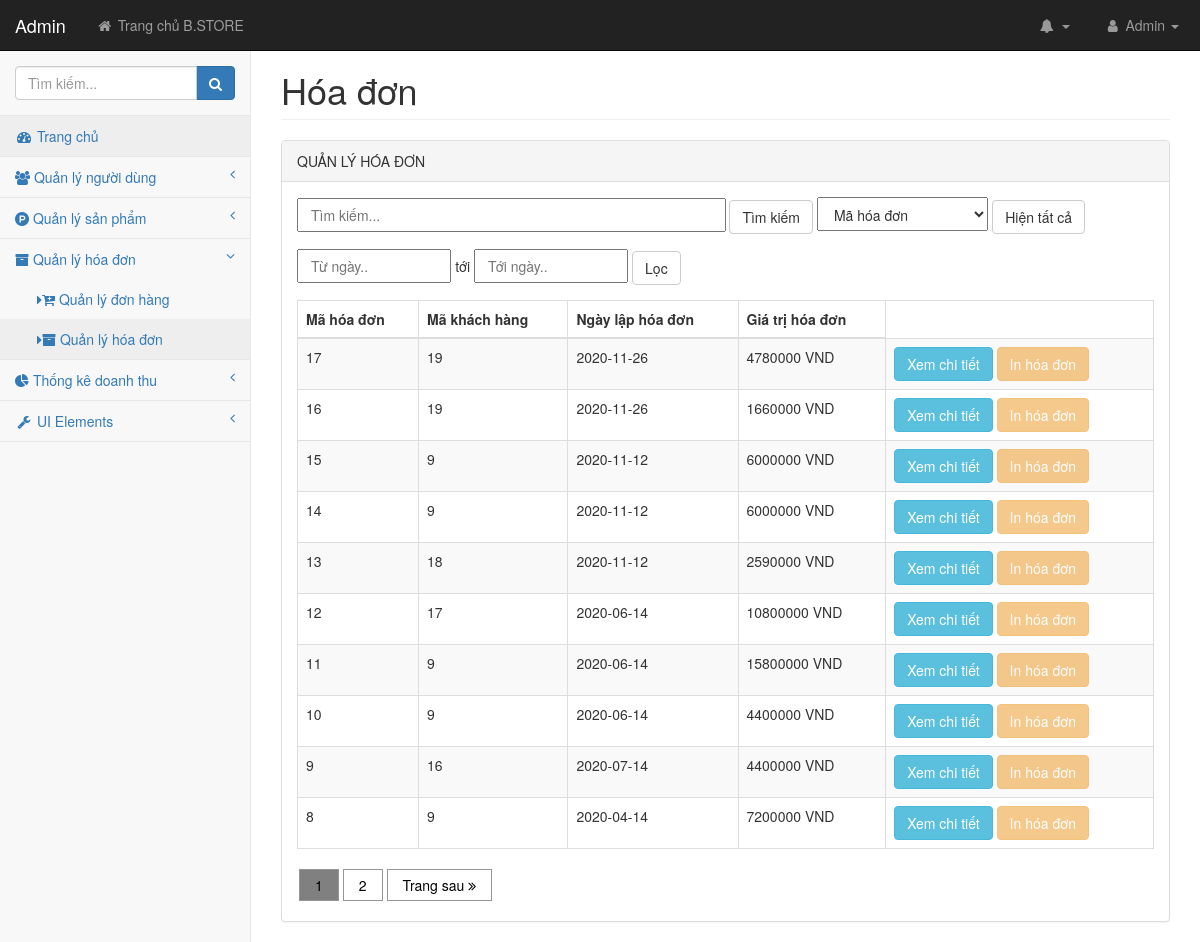
Screenshot of /admin/pages/hoadonlist.php (signed in) with the database file from the repository.
### tables this page shows
CREATE TABLE `tbl_hoadon` (
  `maHoaDon` int(11) NOT NULL,
  `maKhachHang` int(11) NOT NULL,
  `ngayDat` date NOT NULL,
  `giaTriHD` int(11) NOT NULL
);

### admin/lib/database.php (called while the page is built, shortened)
<?php
Class Database{
   public $host   = DB_HOST;
   public $user   = DB_USER;
   public $pass   = DB_PASS;
   public $dbname = DB_NAME;
   public $link;
private function connectDB(){
   $this->link = new mysqli($this->host, $this->user, $this->pass,
    $this->dbname);
 }
public function select($query){
  $result = $this->link->query($query) or
   die($this->link->error.__LINE__);
  if($result->num_rows > 0){
    return $result;
  } else {
    return false;
  }
 }
}

### admin/classes/hoadon.php (called while the page is built, shortened)
<?php
    require_once '../lib/database.php';
?>
<?php
    class hoadon
    {
        private $db;
        public function __construct()
        {
            $this->db = new Database();
        }
        public function show_hoadonPhanTrang()
        {
            $sanPhamTungTrang = 10;
            if (!isset($_GET['trang'])){
                    $trang = 1;
            }else{
                    $trang = $_GET['trang'];
            }
            $tungTrang = ($trang - 1) * $sanPhamTungTrang;
           if (isset($_GET['wordSearch']) && !empty($_GET['wordSearch']) ){
                if (isset($_GET['timTheo']) && !empty($_GET['timTheo']) ){
                    $wordSearch = $_GET['wordSearch'];
                    $timTheo = $_GET['timTheo'];
                    if ($timTheo == "Mã hóa đơn"){
                        $query = "SELECT * FROM tbl_hoadon WHERE maHoaDon LIKE '%$wordSearch%' ORDER BY maHoaDon DESC LIMIT $tungTrang, $sanPhamTungTrang ";
                    }
                    if ($timTheo == "Mã khách hàng"){
                        $query = "SELECT * FROM tbl_hoadon WHERE maKhachHang LIKE '%$wordSearch%' ORDER BY maHoaDon DESC LIMIT $tungTrang, $sanPhamTungTrang";
                    }
                    if ($timTheo == "Ngày lập hóa đơn"){
                        $query = "SELECT * FROM tbl_hoadon WHERE ngayDat LIKE '%$wordSearch%' ORDER BY maHoaDon DESC LIMIT $tungTrang, $sanPhamTungTrang  ";
                    }
                }
            }else{
                    $query = "SELECT * FROM tbl_hoadon ORDER BY maHoaDon DESC LIMIT $tungTrang, $sanPhamTungTrang ";
            }
            $result = $this->db->select($query);
            return $result;
        }
        public function getAllHoaDon()
        {
            if (isset($_GET['wordSearch']) && !empty($_GET['wordSearch']) ){
                if (isset($_GET['timTheo']) && !empty($_GET['timTheo']) ){
                    $wordSearch = $_GET['wordSearch'];
                    $timTheo = $_GET['timTheo'];
                    if ($timTheo == "Mã hóa đơn"){
                        $query = "SELECT * FROM tbl_hoadon WHERE maHoaDon LIKE '%$wordSearch%' ORDER BY maHoaDon DESC  ";
                    }
                    if ($timTheo == "Mã khách hàng"){
                        $query = "SELECT * FROM tbl_hoadon WHERE maKhachHang LIKE '%$wordSearch%' ORDER BY maHoaDon DESC ";
                    }
                    if ($timTheo == "Ngày lập hóa đơn"){
                        $query = "SELECT * FROM tbl_hoadon WHERE ngayDat LIKE '%$wordSearch%' ORDER BY maHoaDon DESC   ";
                    }
                }
            }else{
                    $query = "SELECT * FROM tbl_hoadon ORDER BY maHoaDon DESC ";
            }
            $result = $this->db->select($query);
            return $result;
        }
    }
?>

### admin/pages/hoadonlist.php (the view, shortened to what this page needs)
<?php
    include 'header.php';
?>
<?php  include_once '../classes/hoadon.php' ?>
<?php
    $hoadon = new hoadon();
?>
            <div id="page-wrapper">
                <div class="container-fluid">
                    <div class="row">
                        <div class="col-lg-12">
                            <h1 class="page-header">Hóa đơn</h1>
                        </div>
                    </div>
                    <div class="row">
                        <div class="col-lg-12">
                            <div class="panel panel-default">
                                <div class="panel-heading">
                                    QUẢN LÝ HÓA ĐƠN
                                </div>
                                <div class="panel-body">
                                     <form action="" method="get" style="margin-bottom: 15px;">
                                       <input type="text" name="wordSearch" placeholder="Tìm kiếm..." style="width: 50%;height: 34px;padding: 6px 12px;font-size: 14px;" value="<?php if (isset($_GET['wordSearch'])  && !empty($_GET['wordSearch']) ) echo $_GET['wordSearch'];?>" autofocus>
                                        <input type="submit" name="action" value="Tìm kiếm" class="btn btn-default" >
                                       <select class="inputAddProduct" name="timTheo" style="width: 20%;" required>
                                            <option value="Mã hóa đơn">Mã hóa đơn</option>
                                        </select>
                                        <a href="hoadonlist.php"><input type="button" name="search" value="Hiện tất cả" class="btn btn-default" ></a>
                                    </form>
                                    <form action="" method="get" style="margin-bottom: 15px;">
                                       <input type="text" name="ngaytruoc" placeholder="Từ ngày.." id="datepicker1" value="<?php if (isset($_GET['ngaytruoc'])) echo $_GET['ngaytruoc'] ?>" style="width: 18%;height: 34px;padding: 6px 12px;font-size: 14px;">
                                       <span> tới </span>
                                       <input type="text" name="ngaysau" placeholder="Tới ngày.." id="datepicker2" value="<?php if (isset($_GET['ngaysau'])) echo $_GET['ngaysau'] ?>" style="width: 18%;height: 34px;padding: 6px 12px;font-size: 14px;">
                                        <input type="submit" name="action" value="Lọc" class="btn btn-default" >
                                    </form>
                                    <div class="table-responsive">
                                        <table class="table table-striped table-bordered table-hover" id="dataTables-example">
                                            <thead>
                                                <tr>
                                                    <th>Mã hóa đơn</th>
                                                    <th>Mã khách hàng</th>
                                                    <th>Ngày lập hóa đơn</th>
                                                    <th>Giá trị hóa đơn</th>
                                                </tr>
                                            </thead>
                                            <tbody>
                                                <?php
                                                    $hoadonlist = $hoadon->show_hoadonPhanTrang();
                                                    if ($hoadonlist){
                                                        while ($resultHD = $hoadonlist->fetch_assoc()){
                                                ?>
                                                <tr class="odd gradeX">
                                                    <td><?php echo $resultHD['maHoaDon']; ?></td>
                                                    <td><?php echo $resultHD['maKhachHang']; ?></td>
                                                    <td><?php echo $resultHD['ngayDat']; ?></td>
                                                    <td><?php echo ($resultHD['giaTriHD']); ?> VND</td>
                                                    <td>
                                                        <a href="chitiethoadon.php?maHoaDon=<?php echo $resultHD['maHoaDon'] ?>"  onclick="return popitup('chitiethoadon.php?maHoaDon=<?php echo $resultHD['maHoaDon'] ?>') "><button type="button" class="btn btn-info" id="btnShow" >Xem chi tiết</button>
                                                            </a>
                                                        <button type="button" class="btn btn-warning disabled">In hóa đơn</button>
                                                    </td>
                                                </tr>
                                                <?php
                                                    }
                                                }
                                                ?>
                                            </tbody>
                                        </table>
                                        <div class="phanTrang">
                                            <?php
                                                    $donhangAll = $hoadon->getAllHoaDon();
                                                    if (mysqli_num_rows($donhangAll) == 0){
                                                        echo "<script>alert('Không tìm thấy dữ liệu!'); history.back();</script>";
                                                    }else{
                                                        $donhangCount = mysqli_num_rows($donhangAll);
                                                    }
                                                    $donhangButton = ceil($donhangCount/10);
                                                    if (!isset($_GET['trang'])){
                                                        $trangHienTai = 1;
                                                    }else{
                                                        $trangHienTai = $_GET['trang'];
                                                    }
                                                    if (isset($_GET['wordSearch'])  && !empty($_GET['wordSearch']) ){
                                                         $wordSearch = $_GET['wordSearch'];
                                                         $timTheo = $_GET['timTheo'];
                                                        if ($trangHienTai > 1 && $donhangButton > 1){
                                                            echo '<a href="?wordSearch='.$wordSearch.'&search=Tìm+kiếm&timTheo='.$timTheo.'$trang='.($trangHienTai - 1).' " ><i class="fa fa-angle-double-left"></i> Trang trước</a>';
                                                        }
                                                        for ($i = 1; $i <= $donhangButton; $i++ ){
                                                            if ($i == $trangHienTai ){
                                                                echo '<a href="?wordSearch='.$wordSearch.'&search=Tìm+kiếm&timTheo='.$timTheo.'&trang='.$i.' " style="background-color: grey;">' .$i. '</a>';
                                                            }else{
                                                                echo '<a href="?wordSearch='.$wordSearch.'&search=Tìm+kiếm&timTheo='.$timTheo.'&trang='.$i.' ">' .$i. '</a>';
                                                            }
                                                        }
                                                        if ($trangHienTai < $donhangButton && $donhangButton > 1){
                                                            echo '<a href="?wordSearch='.$wordSearch.'&search=Tìm+kiếm&timTheo='.$timTheo.'&trang='.($trangHienTai + 1).' ">Trang sau <i class="fa fa-angle-double-right"></i></a>';
                                                        }
                                                    }else{
                                                        for ($i = 1; $i <= $donhangButton; $i++ ){
                                                            if ($i == $trangHienTai ){
                                                                echo '<a href="?trang='.$i.' " style="background-color: grey;">' .$i. '</a>';
                                                            }else{
                                                                echo '<a href="?trang='.$i.' ">' .$i. '</a>';
                                                            }
                                                        }
                                                        if ($trangHienTai < $donhangButton && $donhangButton > 1){
                                                            echo '<a href="?trang='.($trangHienTai + 1).' ">Trang sau <i class="fa fa-angle-double-right"></i></a>';
                                                        }
                                                    }
                                                ?>
                                        </div>
                                    </div>
                                </div>
                            </div>
                        </div>
                    </div>
                                </div>
                            </div>
                        </div>
    </body>
</html>

### admin/css/style.css (style rules this page uses)
.inputAddProduct { width: 50%; height: 34px; padding: 6px 12px; font-size: 14px; }

### admin/css/startmin.css (style rules this page uses)
body { background-color: #f8f8f8; }
#page-wrapper { padding-top: 30px; min-height: 568px; background-color: #fff; }
@media (min-width:768px) { #page-wrapper { position: inherit; margin-left: 250px; padding: 30px 15px 0 15px; border-left: 1px solid #e7e7e7; } }

### admin/pages/hoadonlist.php (style rules this page uses)
.phanTrang a { text-decoration: none; cursor: pointer; color: black; float: left; padding: 5px 15px; border: 1px solid #999499; margin: 0px 2px 5px; }

### rows the page displays
tbl_hoadon: maHoaDon "17", maKhachHang "19", ngayDat "2020-11-26", giaTriHD "4780000"
tbl_hoadon: maHoaDon "16", maKhachHang "19", ngayDat "2020-11-26", giaTriHD "1660000"
tbl_hoadon: maHoaDon "15", maKhachHang "9", ngayDat "2020-11-12", giaTriHD "6000000"
tbl_hoadon: maHoaDon "14", maKhachHang "9", ngayDat "2020-11-12", giaTriHD "6000000"
tbl_hoadon: maHoaDon "13", maKhachHang "18", ngayDat "2020-11-12", giaTriHD "2590000"
tbl_hoadon: maHoaDon "12", maKhachHang "17", ngayDat "2020-06-14", giaTriHD "10800000"
tbl_hoadon: maHoaDon "11", maKhachHang "9", ngayDat "2020-06-14", giaTriHD "15800000"
tbl_hoadon: maHoaDon "10", maKhachHang "9", ngayDat "2020-06-14", giaTriHD "4400000"
tbl_hoadon: maHoaDon "9", maKhachHang "16", ngayDat "2020-07-14", giaTriHD "4400000"
tbl_hoadon: maHoaDon "8", maKhachHang "9", ngayDat "2020-04-14", giaTriHD "7200000"

### other values shown
Session::get('tenNguoiQuanTri') "Admin"
